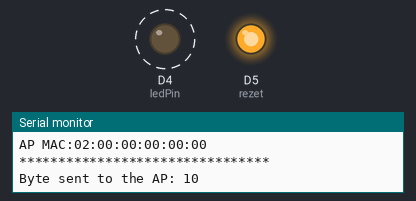
This sketch was run on a simulated ESP8266 (Wemos D1 mini). Parts: output pins drawn as LEDs (lit = HIGH), the last lines printed to the serial monitor. Dashed ring = blinking. WiFi joins after 1.5 s; servers stay silent unless stated.

Above: at 5.6 s.
At 41.4 s:
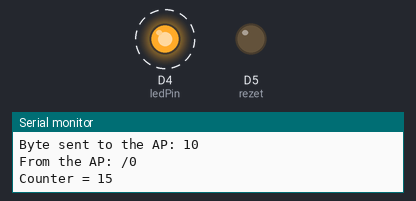
Timing chart, 0 to 42.1 s (numbered marks = the images above):
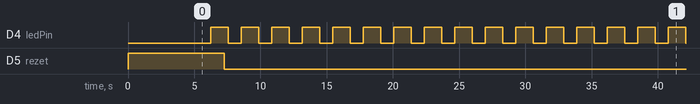

Measured:
- by itself, D4 (ledPin): alternates HIGH for 1.3 s and LOW for 1.0 s
- by itself, D5 (rezet): HIGH → LOW at 7.3 s
- by itself, everything shown: repeats every 32.2 s, in 28 steps

The sketch:

ST_1.ino
```cpp
/*  Accesspoint - station communication without router
 *  see: https://github.com/esp8266/Arduino/blob/master/doc/esp8266wifi/station-class.rst
 *  Works with: AP-1.ino
 *  small and "smart" changes by Nicu FLORICA (niq_ro)
 *  http://www.arduinotehniq.com
 */

#define rezet D5  // D5 is more ok than D0
#include <ESP8266WiFi.h>
/*
extern "C" {
  #include "user_interface.h"
}
*/
byte ledPin = 2;
char ssid[] = "Wemos_AP";           // SSID of your AP
char pass[] = "Wemos_comm";         // password of your AP

IPAddress server(192,168,4,15);     // IP address of the AP
WiFiClient client;

int contor = 0;

void setup() {
  digitalWrite(rezet, HIGH);  // http://nicuflorica.blogspot.com/2015/11/termostat-controlat-de-pe-o-pagina-web-2.html
  pinMode(rezet, OUTPUT);  // hard reset - https://github.com/esp8266/Arduino/issues/1622
  digitalWrite(rezet, HIGH);
  pinMode(ledPin, OUTPUT);
  digitalWrite(ledPin, LOW);
  delay(2000);
  Serial.begin(9600);
  delay(500);
  WiFi.disconnect();
  delay(500);
  WiFi.mode(WIFI_STA);
   delay(500);
  WiFi.begin(ssid, pass);           // connects to the WiFi AP
  Serial.println();
  Serial.println("Connection to the AP");
  while (WiFi.status() != WL_CONNECTED) {
    Serial.print(".");
    delay(500);
  }
  Serial.println();
  Serial.println("Connected");
  Serial.println("ST_1.ino");
  Serial.print("LocalIP:"); Serial.println(WiFi.localIP());
  Serial.println("MAC:" + WiFi.macAddress());
  Serial.print("Gateway:"); Serial.println(WiFi.gatewayIP());
  Serial.print("AP MAC:"); Serial.println(WiFi.BSSIDstr());

}

void loop() {
  client.connect(server, 80);
  digitalWrite(ledPin, LOW);
  Serial.println("********************************");
  Serial.print("Byte sent to the AP: ");
  Serial.println(client.print("Hi, boss!\r"));
  String answer = client.readStringUntil('\r');
  Serial.print("From the AP: " + answer);
  int i, len;  // https://circuits4you.com/2018/03/09/how-to-convert-int-to-string-on-arduino/
  int result=0;
  len = answer.length();
  Serial.print("/");
  Serial.println(len);

  client.flush();
  digitalWrite(ledPin, HIGH);
  client.stop();
  Serial.println();
  Serial.print("Counter = ");
  Serial.println(contor);
  contor = contor +1;
  delay(1000);

if (WiFi.status() != WL_CONNECTED)
{
  Serial.println("disconect from wifi - reset");
  digitalWrite(rezet, LOW); delay(100); //After than reset no need to delay but I put it for fun :)
 }


if (len < 1)
  {                                   //   https://techtutorialsx.com/2017/12/29/esp8266-arduino-software-restart/
   Serial.println("lost communications - reset");
  digitalWrite(rezet, LOW); delay(100); //After than reset no need to delay but I put it for fun :)
  }


if (contor > 200)
  {
    Serial.println("obercount - reset");
digitalWrite(rezet, LOW); delay(100); //After than reset no need to delay but I put it for fun :)
}
}  // https://github.com/esp8266/Arduino/issues/1622
```
